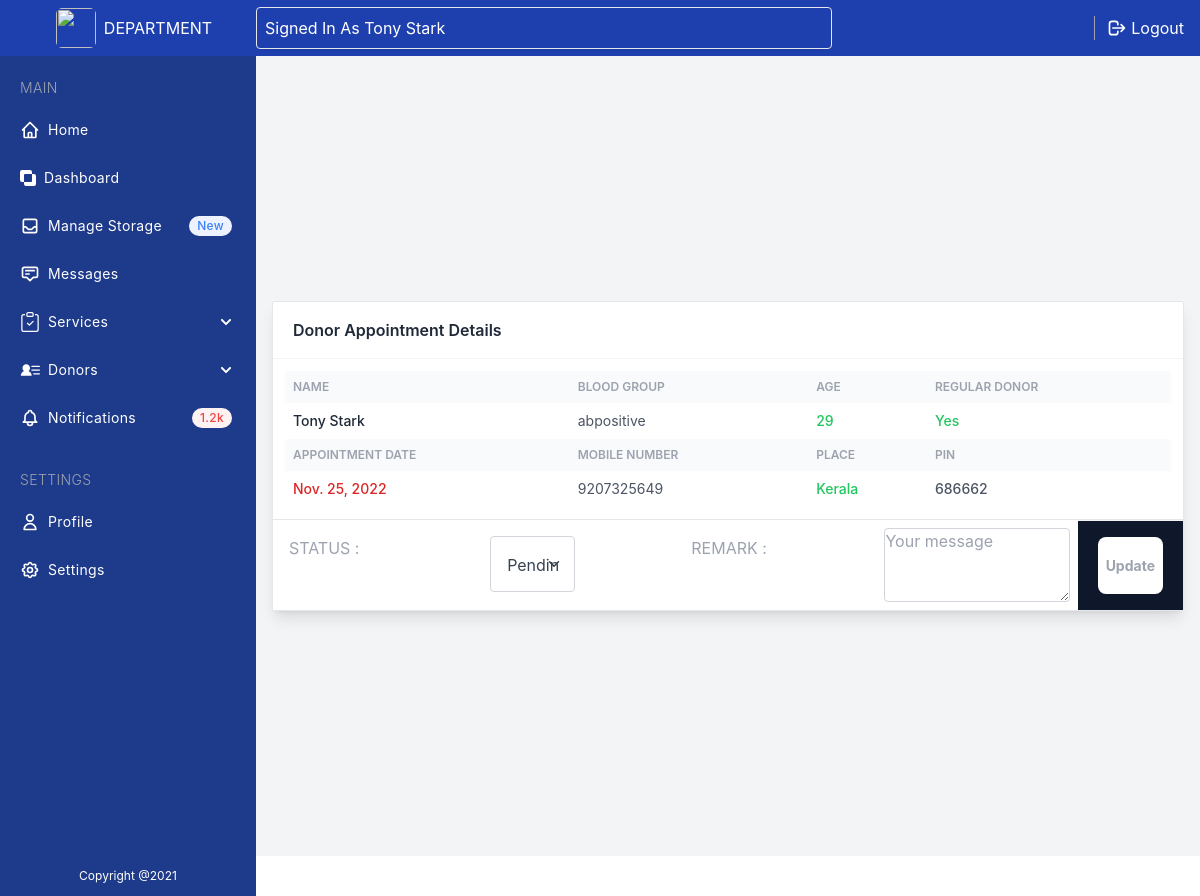
Before: /view_donor_details/1 (signed in) with the older database file.
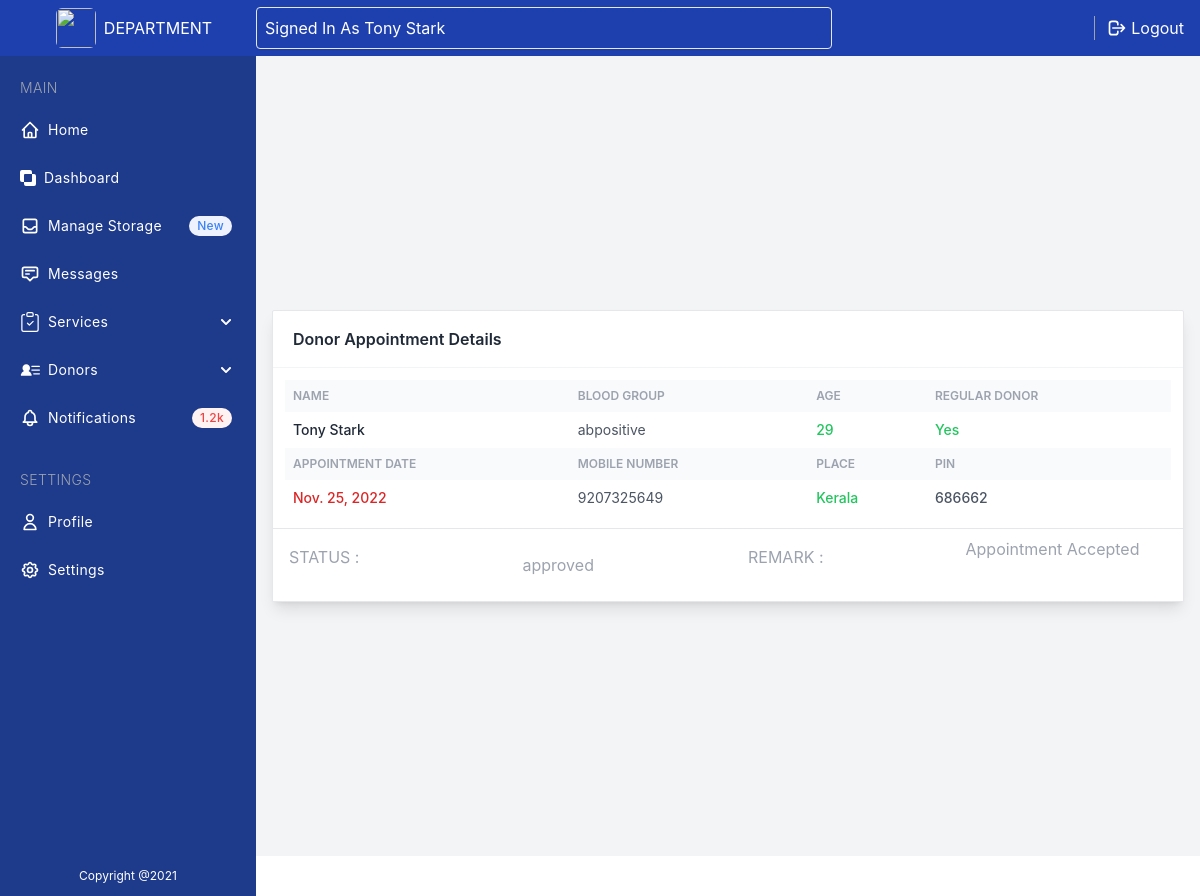
After: the same page with the newer database file.
### user/models.py (models this page shows, shortened)
class DonorAppointment (models.Model):
    user = models.ForeignKey(Donor, on_delete=models.CASCADE)
    fname = models.CharField(max_length=50)
    lname = models.CharField(max_length=50)
    age = models.CharField(max_length=2)
    place = models.CharField(max_length=50)
    pin = models.CharField(max_length=6)
    mob = models.CharField(max_length=15, null=True)
    bloodgroup = models.CharField(max_length=10)
    appointmentdate = models.DateField( max_length=10)
    regulardonor = models.CharField(max_length=6)
    status = models.CharField(max_length=40, null=True)
    departmentremark = models.CharField(max_length=300, null=True)
    date = models.DateTimeField(auto_now_add=True)
    updationdate = models.DateField(null=True)

### department/views.py (the view, shortened to what this page needs)
# urls.py: path('view_donor_details/<int:pid>', views.donor_details, name='donor_details'),
def donor_details(request,pid):
    if not request.user.is_authenticated:
        return redirect('dep_login')
    donor = DonorAppointment.objects.get(id=pid)
    return render(request, 'dep_view_donor_details.html', locals())

### templates/dep_view_donor_details.html (shortened to what the changed rows need)
{% extends 'dep_base.html' %}
{% block content %}
{% load static %}
<div class="flex flex-col justify-center antialiased bg-gray-100 text-gray-600 h-screen ml-14 mt-14 mb-10 md:ml-64 px-4 ">
    <div class="w-full max-w-screen mx-auto bg-white shadow-lg rounded-sm border border-gray-200">
        <div class="overflow-x-auto p-3">
            <table class="table-auto w-full">
                <thead class="text-xs font-semibold uppercase text-gray-400 bg-gray-50">
                    <tr>
                        <th class="p-2">
                            <div class="font-semibold text-left">Name</div>
                        </th>
                        <th class="p-2">
                            <div class="font-semibold text-left">Blood Group</div>
                        </th>
                        <th class="p-2">
                            <div class="font-semibold text-left">Age</div>
                        </th>
                        <th class="p-2">
                            <div class="font-semibold text-left">Regular Donor</div>
                        </th>
                    </tr>
                </thead>
                <tbody class="text-sm divide-y divide-gray-100">
                    <tr>
                        <td class="p-2">
                            <div class="font-medium text-gray-800">
                               {{donor.fname}} {{donor.lname}}
                            </div>
                        </td>
                        <td class="p-2">
                            <div class="text-left">
                                {{donor.bloodgroup}}
                            </div>
                        </td>
                        <td class="p-2">
                            <div class="text-left font-medium text-green-500">
                                {{donor.age}}
                            </div>
                        </td>
                        <td class="p-2">
                            <div class="text-left font-medium text-green-500">
                                {{donor.regulardonor}}
                            </div>
                        </td>
                    </tr>
                </tbody>
                <thead class="text-xs font-semibold uppercase text-gray-400 bg-gray-50">
                    <tr>
                        <th class="p-2">
                            <div class="font-semibold text-left">Appointment Date</div>
                        </th>
                        <th class="p-2">
                            <div class="font-semibold text-left">Mobile Number</div>
                        </th>
                        <th class="p-2">
                            <div class="font-semibold text-left">Place</div>
                        </th>
                        <th class="p-2">
                            <div class="font-semibold text-left">Pin</div>
                        </th>
                    </tr>
                </thead>
                <tbody class="text-sm divide-y divide-gray-100">
                    <tr>
                        <td class="p-2">
                            <div class="font-medium text-red-600">
                                {{donor.appointmentdate}}
                            </div>
                        </td>
                        <td class="p-2">
                            <div class="text-left">
                                {{donor.mob}}
                            </div>
                        </td>
                        <td class="p-2">
                            <div class="text-left font-medium text-green-500">
                                {{donor.place}}
                            </div>
                        </td>
                        <td class="p-2">
                            <div class="text-left font-medium">
                                {{donor.pin}}
                            </div>
                        </td>
                    </tr>
                </tbody>
            </table>
        </div>
        {% if donor.status == "pending" %}
        <div class="flex flex-col md:justify-between md:flex-row space-x-2 border-t bg-white">
        <form method="post" class="flex flex-col md:flex-row text-gray-400 w-full justify-between">
                <div class="flex text-gray-400 w-full md:w-1/2 justify-between">
                    <p class="uppercase p-4">Status :</p>
                    <div class="w-1/2 p-4">
                        <select class="form-select appearance-none
                                block
                                w-full
                                sm:w-1/2
                                h-14
                                p-4
                                text-base
                                font-normal
                                text-gray-700
                                bg-white bg-clip-padding bg-no-repeat
                                border border-solid border-gray-300
                                rounded
                                transition
                                ease-in-out
                                m-0
                                focus:text-gray-700 focus:bg-white focus:border-blue-600 focus:outline-none" aria-label="Default select example" name="appointmentstatus">
                                <option selected>Pending</option>
                        </select>
                    </div>
                </div>
                <div class="flex text-gray-400 w-full md:w-1/2 justify-between">
                    <p class="uppercase p-4">Remark :</p>
                    <div class="w-1/2 p-2">
                        <textarea class="form-control block w-full text-base font-normal text-gray-700 bg-white bg-clip-padding border border-solid border-gray-300 rounded transition ease-in-out m-0 focus:text-gray-700 focus:bg-white focus:border-blue-600 focus:outline-none" name="departmentremark" id="exampleFormControlTextarea1" rows="3" placeholder="Your message"></textarea>
                    </div>
                </div>
            <div class="flex justify-center font-bold text-sm border-t bg-darkBlue border-gray-100 px-5 py-4">
                <button type="submit" class="bg-white rounded-lg p-2 ">Update</button>
            </div>
        </form>
        </div>
        {% else %}
        <div class="flex flex-col md:justify-between md:flex-row space-x-2 border-t bg-white">
                <div class="flex text-gray-400 w-full md:w-1/2 justify-between">
                    <p class="uppercase p-4">Status :</p>
                    <div class="w-1/2 p-6">
                        <p>{{ donor.status }}</p>
                    </div>
                </div>
                <div class="flex text-gray-400 w-full md:w-1/2 justify-between">
                    <p class="uppercase p-4">Remark :</p>
                    <div class="w-1/2 p-2">
                        <p>{{ donor.departmentremark }}
                        </p>
                    </div>
                </div>
        </div>
        {% endif %}
    </div>
</div>
{% endblock %}

Changed rows visible on the page:
changed DonorAppointment "Tony": status (not shown) → "approved"; departmentremark (not shown) → "Appointment Accepted"
Other visible differences:
form field appointmentstatus: "Pending" → (not shown)
text no longer shown: "Update"
